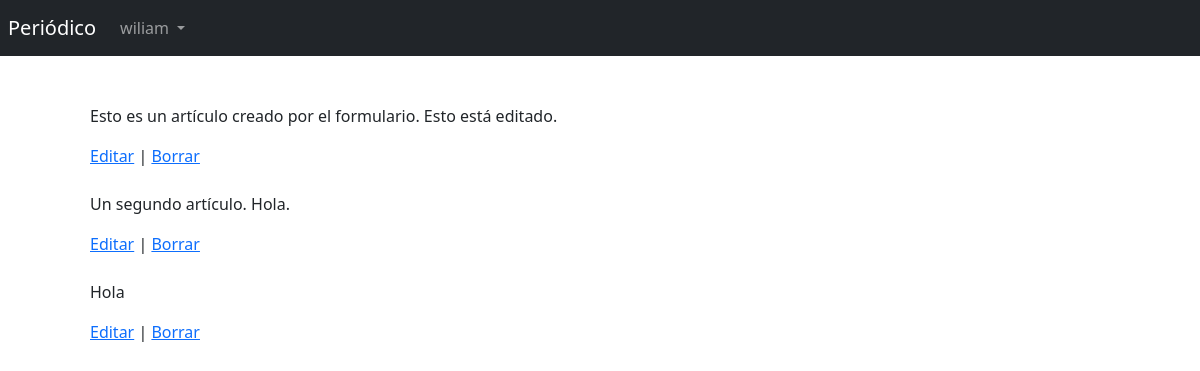
The app's page /articles/ (signed in), older data.
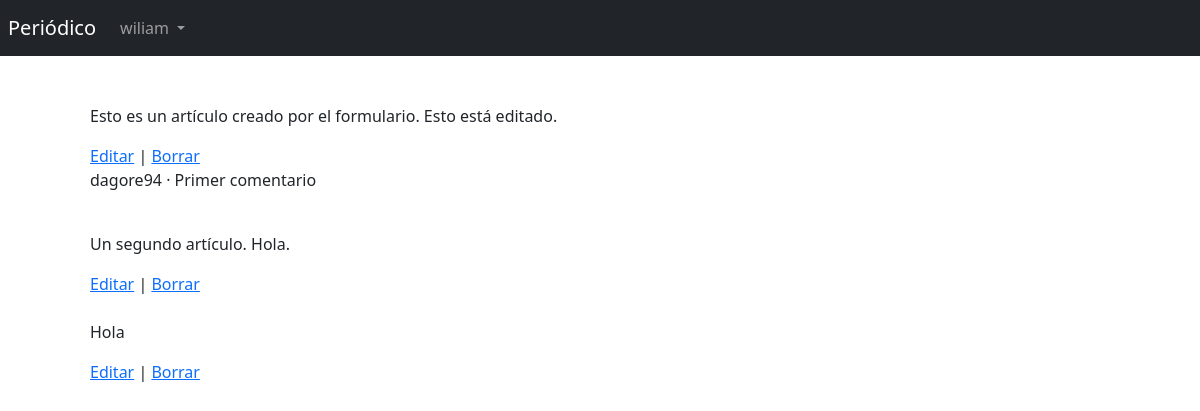
The same page, newer data.
### accounts/models.py (models this page shows)
class CustomUser(AbstractUser):
    age = models.PositiveIntegerField(null=True, blank=True, verbose_name='Edad')

### articles/models.py (models this page shows, shortened)
class Article(models.Model):
    title = models.CharField(max_length=255, verbose_name='Título')
    body = models.TextField(verbose_name='Cuerpo')
    date = models.DateTimeField(auto_now_add=True, verbose_name='Fecha')
    author = models.ForeignKey(get_user_model(), on_delete=models.CASCADE, verbose_name='Autor')

class Comment(models.Model):
    article = models.ForeignKey(Article, on_delete=models.CASCADE, verbose_name='Artículo', related_name='comments')
    comment = models.CharField(max_length=255, verbose_name='Comentario')
    author = models.ForeignKey(get_user_model(), on_delete=models.CASCADE, verbose_name='Autor')
    def __str__(self):
        return self.comment

### articles/views.py (the view)
# urls.py: path('', ArticleListView.as_view(), name='article_list')
class ArticleListView(LoginRequiredMixin, ListView):
    model = Article
    template_name = 'article_list.html'

### templates/article_list.html (shortened to what this page needs)
{% extends 'base.html' %}
{% block content %}
    <div class="container p-5">
        {% for article in object_list %}
          <div class="card-body">
            <p>{{ article.body }}</p>
            <a href="{% url 'article_edit' article.pk %}">Editar</a> |
            <a href="{% url 'article_delete' article.pk %}">Borrar</a>
          </div>
          <div class="card-footer">
            {% for comment in article.comments.all %}
                <p>
                    <span class="font-weight-bold">
                        {{ comment.author }} &middot;
                    </span>
                    {{ comment }}
                </p>
            {% endfor %}
          </div>
          <br>
        {% endfor %}
    </div>
{% endblock content %}

### templates/base.html (shortened to what this page needs)
<!DOCTYPE html>
<html lang="es">
<head>
    <link href="https://cdn.jsdelivr.net/npm/bootstrap@5.3.0-alpha1/dist/css/bootstrap.min.css" rel="stylesheet">
</head>
<body>
    <nav class="navbar navbar-expand-lg navbar-dark bg-dark p-2">
      <a class="navbar-brand" href="{% url 'home' %}">Periódico</a>
      <div class="collapse navbar-collapse" id="navbarSupportedContent">
        {% if user.is_authenticated %}
            <div class="collapse navbar-collapse" id="navbarSupportedContent">
                <ul class="navbar-nav me-auto mb-2 mb-lg-0">
                    <li class="nav-item dropdown">
                        <a class="nav-link dropdown-toggle" href="#" role="button" data-bs-toggle="dropdown" aria-expanded="false">
                            {{ user.username }}
                        </a>
                    </li>
                </ul>
            </div>
        {% else %}
          <form class="form-inline ml-auto">
            <a href="{% url 'login' %}" class="btn btn-outline-secondary">Login</a>
            <a href="{% url 'signup' %}" class="btn btn-primary ml-2">Registrar</a>
          </form>
        {% endif %}
      </div>
    </nav>
    <main>
        <div class="container">
            {% block content %}
            {% endblock content %}
        </div>
    </main>
</body>
</html>

Row changes from the older to the newer data that the page shows:
added Comment: author "dagore94", comment "Primer comentario", shown under Article "Esto es un artículo creado por el formulario. Esto está editado."
